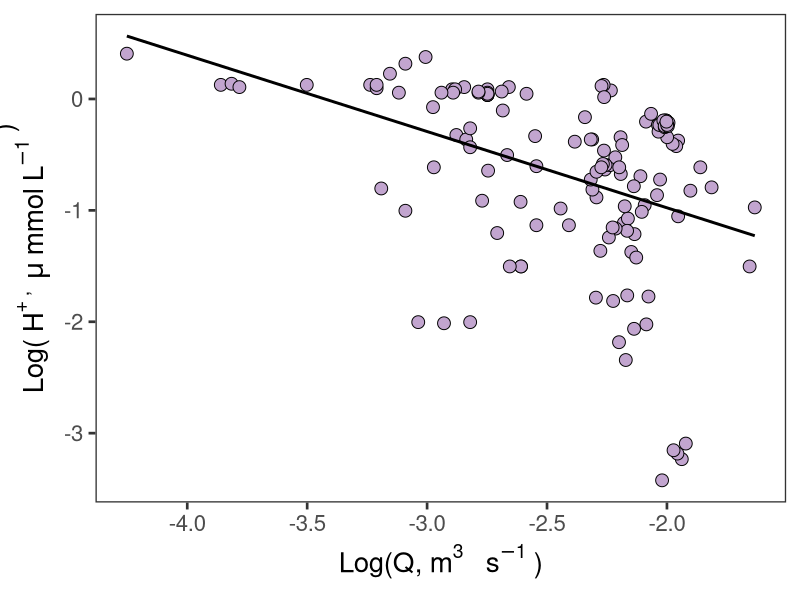
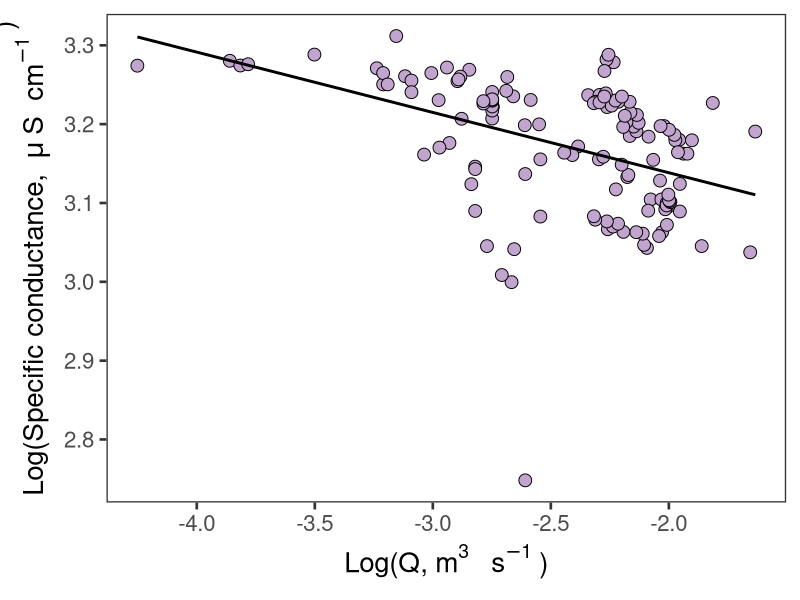
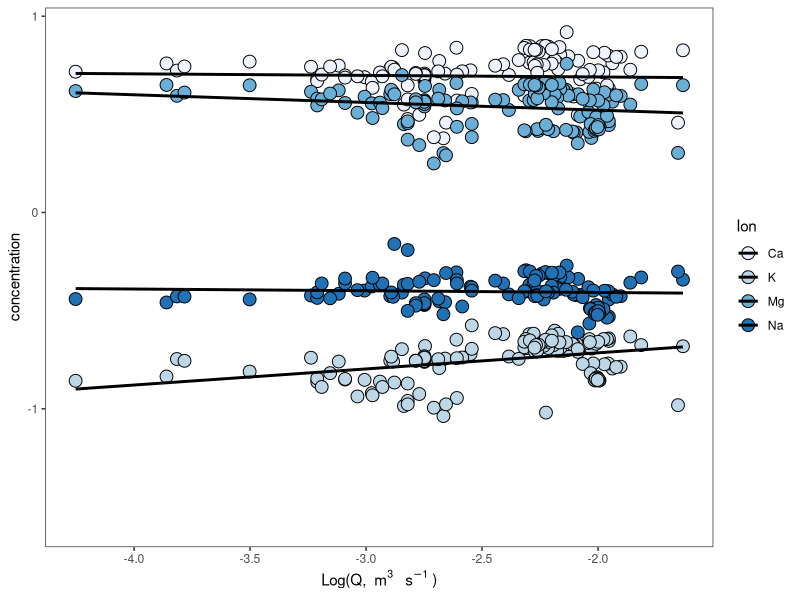
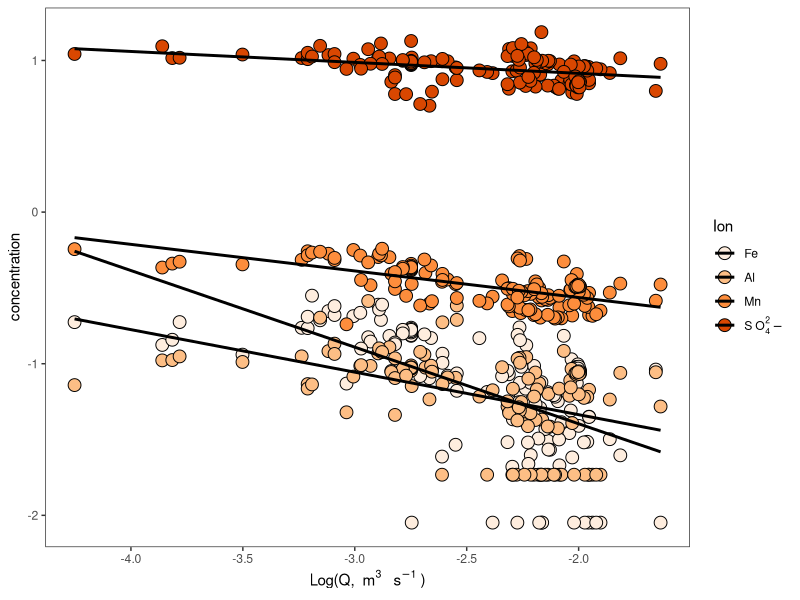
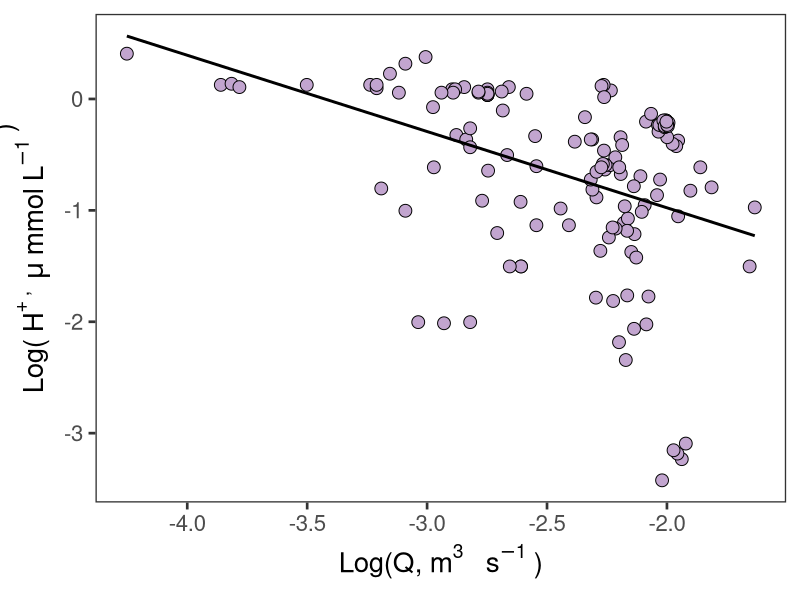
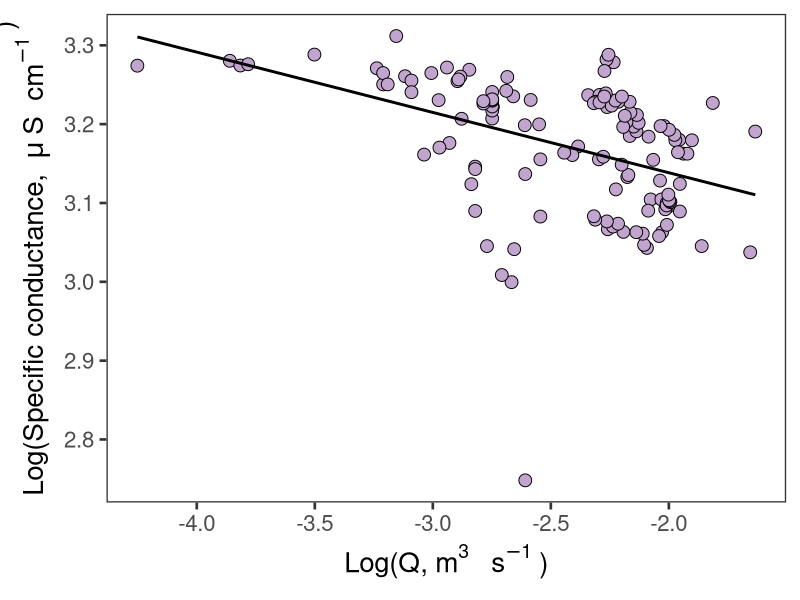

The R source for these figures, in order:
# Rename columns to be R friendly

newname<-c("sample_name","date_and_time","Q_m3s","Al_mgL","Ca_mgL","Fe_mgL","K_mgL","Mg_mgL","Mn_mgL","Na_mgL","SO42_mgL","pH","EC")
CQ<-read.csv(file="CQ.csv",header=TRUE)
colnames(CQ)<-newname

#Transform mg/L to mmol/L

CQ$Al_mmolL<-(CQ$Al_mgL/26.982)
CQ$Ca_mmolL<-(CQ$Ca_mgL/40.08)
CQ$Fe_mmolL<-(CQ$Fe_mgL/55.845)
CQ$K_mmolL<-(CQ$K_mgL/39.099)
CQ$Mg_mmolL<-(CQ$Mg_mgL/24.305)
CQ$Mn_mmolL<-(CQ$Mn_mgL/54.938)
CQ$Na_mmolL<-(CQ$Na_mgL/22.99)
CQ$SO42_mmolL<-(CQ$SO42_mgL/96.06)

#Transform pH to H+ mg/L

CQ$H_mgL<-(10^(-1*CQ$pH))

#H mg/L to mu/L
CQ$H_umolL<-((1000/1.008)*CQ$H_mgL)

#Take the log of everything

CQ$logQ<-(log10(CQ$Q_m3s))
CQ$logAl<-(log10(CQ$Al_mmolL))
CQ$logCa<-(log10(CQ$Ca_mmolL))
CQ$logFe<-(log10(CQ$Fe_mmolL))
CQ$logK<-(log10(CQ$K_mmolL))
CQ$logMg<-(log10(CQ$Mg_mmolL))
CQ$logMn<-(log10(CQ$Mn_mmolL))
CQ$logNa<-(log10(CQ$Na_mmolL))
CQ$logSO42<-(log10(CQ$SO42_mmolL))
CQ$logH<-(log10(CQ$H_umolL))
CQ$logEC<-(log10(CQ$EC))

#H+ plot
library(ggplot2)
pal="#c2a5cf"
shape1=21
CQH<-ggplot(CQ, aes(logQ,logH))+
  geom_point(colour="black",size=4, fill=pal, pch=shape1)+
  theme_bw(base_size=20)+
  theme(panel.grid.major = element_blank(), panel.grid.minor = element_blank())+
  guides(fill=guide_legend(title="Depth (cm)"))+
  xlab("\nLog(Q,"~m^3~" "~s^-1~")")+
  ylab("Log("~H^+~", "~mu~"mmol"~L^-1~")\n")+
  geom_smooth(method=lm,colour="black",se=FALSE)
#Call the graph
CQH

#save to pdf
pdf("CQH.pdf",height=6,width=8)
CQH
dev.off()

#EC plot
library(ggplot2)
pal="#c2a5cf"
shape1=21
CQEC<-ggplot(CQ, aes(logQ,logEC))+
  geom_point(colour="black",size=4, fill=pal, pch=shape1)+
  theme_bw(base_size=20)+
  theme(panel.grid.major = element_blank(), panel.grid.minor = element_blank())+
  guides(fill=guide_legend(title="Depth (cm)"))+
  xlab("\nLog(Q,"~m^3~" "~s^-1~")")+
  ylab("Log(Specific conductance, "~mu~"S "~cm^-1~")\n")+
  geom_smooth(method=lm,colour="black",se=FALSE)
#Call the graph
CQEC

#save to pdf
pdf("CQEC.pdf",height=6,width=8)
CQEC
dev.off()

#Reshape the data for basecation CQ plot
CQvarsforbasemelt<-c("logQ","logCa","logK","logMg","logNa")
CQforbasemelt<-CQ[CQvarsforbasemelt]
library(reshape2)
longbaseCQ<-melt(CQforbasemelt,id.vars=c("logQ"),variable.name="ion",value.name="concentration")

#All base cations plot
#Add in lines and why is the legend not working?
library(ggplot2)
pal<-c("#eff3ff","#bdd7e7","#6baed6","#2171b5")
CQbasecat<-ggplot(longbaseCQ, aes(x=logQ,y=concentration,fill=ion))+
  geom_point(colour="black",size=4,pch=21)+
  geom_smooth(method=lm,colour="black",se=FALSE)+
  theme_bw()+
  theme(panel.grid.major = element_blank(), panel.grid.minor = element_blank())+
  scale_fill_manual(name="Ion",breaks=c("logCa","logK","logMg","logNa"),labels=c("Ca","K","Mg","Na"),values=pal)+
  xlab("\nLog(Q, "~m^3~" "~s^-1~")")
  ylab("Log(Concentration, mmol "~L^-1~")")

#Call the graph
CQbasecat

#Reshape the data for AMD CQ plot
CQvarsforamdmelt<-c("logQ","logFe","logAl","logMn","logSO42")
CQforamdmelt<-CQ[CQvarsforamdmelt]
library(reshape2)
longamdCQ<-melt(CQforamdmelt,id.vars=c("logQ"),variable.name="ion",value.name="concentration")

#Plot amd derived CQ (Fe, Mn, Al, SO42-)
#All CQ ions plot
#Add in lines and why is the legend not working?
library(ggplot2)
pal<-c("#feedde","#fdbe85","#fd8d3c","#d94701")
CQAMD<-ggplot(longamdCQ, aes(x=logQ,y=concentration,fill=ion))+
  geom_point(colour="black",size=4,pch=21)+
  geom_smooth(method=lm,colour="black",se=FALSE)+
  theme_bw()+
  theme(panel.grid.major = element_blank(), panel.grid.minor = element_blank())+
  scale_fill_manual(name="Ion",breaks=c("logFe","logAl","logMn","logSO42"),labels=c("Fe","Al","Mn","S"~O[4]^2-""),values=pal)+
  xlab("\nLog(Q, "~m^3~" "~s^-1~")")
  ylab("Log(Concentration, mmol "~L^-1~")")

#Call the graph
CQAMD
